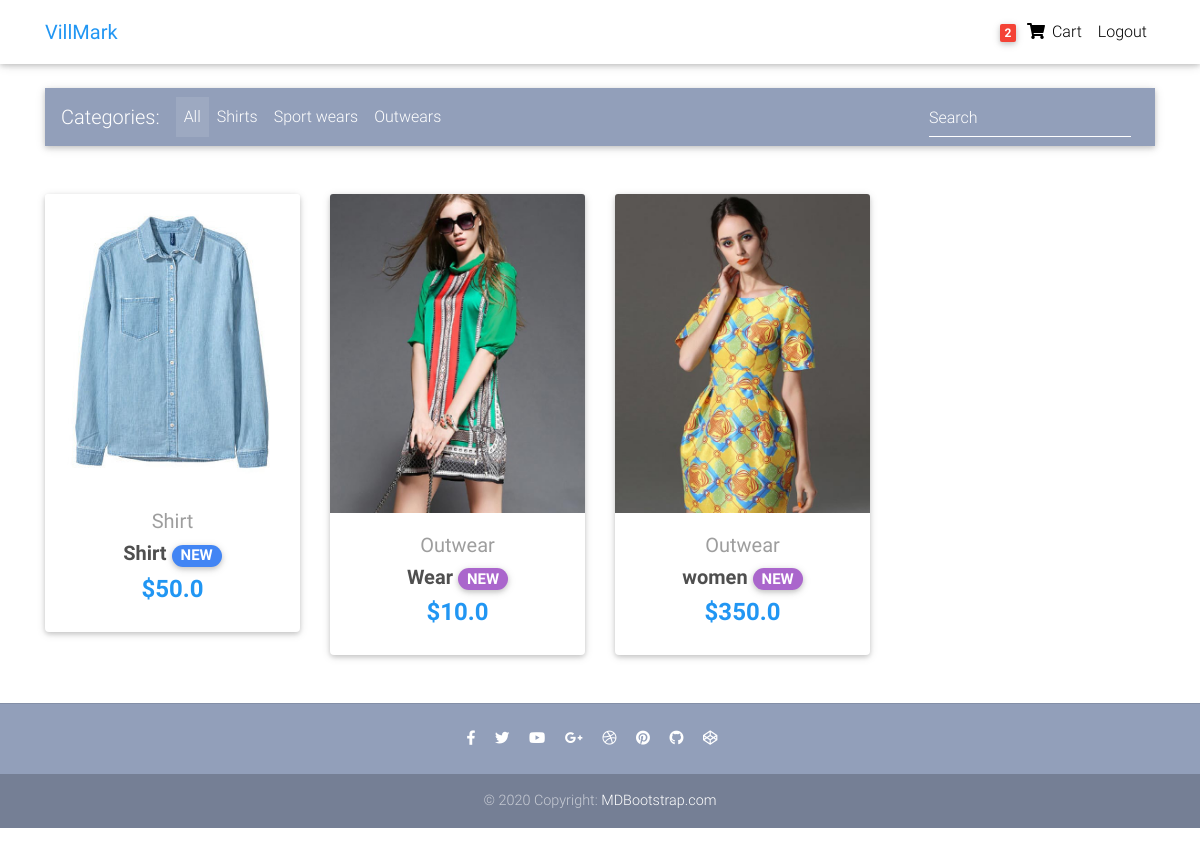
The app's page / (signed in) with its own data.
### hub/models.py (models this page shows, shortened)
class Order(models.Model):
    user = models.ForeignKey(settings.AUTH_USER_MODEL,
                             on_delete=models.CASCADE)
    ref_code = models.CharField(max_length=30)
    items = models.ManyToManyField(OrderItem)
    start_date = models.DateTimeField(auto_now_add=True)
    ordered_date = models.DateTimeField()
    ordered = models.BooleanField(default=False)
    billing_address = models.ForeignKey('Address', related_name='billing_address',
                                        on_delete=models.SET_NULL,
                                        blank=True, null=True
                                        )
    shipping_address = models.ForeignKey('Address', related_name='shipping_address',
                                         on_delete=models.SET_NULL,
                                         blank=True, null=True
                                         )
    payment = models.ForeignKey('Payment',
                                on_delete=models.SET_NULL,
                                blank=True, null=True
                                )
    coupon = models.ForeignKey('Coupon',
                               on_delete=models.SET_NULL,
                               blank=True, null=True
                               )
    being_delivered = models.BooleanField(default=False)
    refund_requested = models.BooleanField(default=False)
    received = models.BooleanField(default=False)
    refund_granted = models.BooleanField(default=False)

class Item(models.Model):
    title = models.CharField(max_length=100)
    price = models.FloatField()
    discount_price = models.FloatField(blank=True, null=True)
    category = models.CharField(choices=CATEGORY_CHOICES, max_length=2)
    label = models.CharField(choices=LABEL_CHOICES, max_length=1)
    slug = models.SlugField()
    description = models.TextField()
    image = models.ImageField()
    def get_absolute_url(self):
        return reverse('hub:product', kwargs={
            'slug': self.slug
        })

### hub/views.py (the view)
# urls.py: path('', HomeView.as_view(), name='home'),
class HomeView(ListView):
    model = Item
    paginate_by = 10
    template_name = 'home.html'

### hub/templatetags/cart_template_tags.py (called while the page is built)
@register.filter
def cart_item_count(user):
    if user.is_authenticated:
        qs = Order.objects.filter(user=user)
        if qs.exists():
            return qs[0].items.count()
    return 0

### templates/home.html (shortened to what this page needs)
{% extends 'base.html' %}
{% block content %}
  <main>
    <div class="container">
      <nav class="navbar navbar-expand-lg navbar-dark mdb-color lighten-3 mt-3 mb-5">
        <span class="navbar-brand">Categories:</span>
        <div class="collapse navbar-collapse" id="basicExampleNav">
          <ul class="navbar-nav mr-auto">
            <li class="nav-item active">
              <a class="nav-link" href="#">All
              </a>
            </li>
            <li class="nav-item">
              <a class="nav-link" href="#">Shirts</a>
            </li>
            <li class="nav-item">
              <a class="nav-link" href="#">Sport wears</a>
            </li>
            <li class="nav-item">
              <a class="nav-link" href="#">Outwears</a>
            </li>
          </ul>
          <form class="form-inline">
            <div class="md-form my-0">
              <input class="form-control mr-sm-2" type="text" placeholder="Search" aria-label="Search">
            </div>
          </form>
        </div>
      </nav>
      <section class="text-center mb-4">
        <div class="row wow fadeIn">
          {% for item in object_list %}
          <div class="col-lg-3 col-md-6 mb-4">
            <div class="card">
              <div class="view overlay">
                  <img src="{{ item.image.url }}" class="card-img-top">
              </div>
              <div class="card-body text-center">
                <a href="" class="grey-text">
                  <h5>{{ item.get_category_display }}</h5>
                </a>
                <h5>
                  <strong>
                    <a href="{{ item.get_absolute_url }}" class="dark-grey-text">{{ item.title }}
                      <span class="badge badge-pill {{ item.get_label_display }}-color">NEW</span>
                    </a>
                  </strong>
                </h5>
                <h4 class="font-weight-bold blue-text">
                  <strong>
                      {% if item.discount_price %}
                      ${{ item.discount_price }}
                      {% else %}
                      ${{ item.price }}
                      {% endif %}
                  </strong>
                </h4>
              </div>
            </div>
          </div>
        {% endfor %}
        </div>
      </section>
    </div>
  </main>
{% endblock content %}

### templates/navbar.html (shortened to what this page needs)
{% load cart_template_tags %}
  <nav class="navbar fixed-top navbar-expand-lg navbar-light white scrolling-navbar">
    <div class="container">
        <a class="navbar-brand waves-effect" href="/">
            <strong class="blue-text">
                VillMark
            </strong>
        </a>
      <div class="collapse navbar-collapse" id="navbarSupportedContent">
        <ul class="navbar-nav nav-flex-icons">
           {% if request.user.is_authenticated %}
          <li class="nav-item">
            <a href="{% url 'hub:order-summary' %}" class="nav-link waves-effect">
              <span class="badge red z-depth-1 mr-1"> {{ request.user|cart_item_count }} </span>
              <i class="fas fa-shopping-cart"></i>
              <span class="clearfix d-none d-sm-inline-block"> Cart </span>
            </a>
          </li>
          <li class="nav-item">
            <a class="nav-link waves-effect" href="{% url 'account_logout' %}">
              <span class="clearfix d-none d-sm-inline-block"> Logout </span>
            </a>
          </li>
          {% endif %}
        </ul>
      </div>
    </div>
  </nav>

### records on screen
Item: image (picture), category "Shirt", title "Shirt", discount_price "50.0"
Item: image (picture), category "Outwear", title "Wear", discount_price "10.0"
Item: image (picture), category "Outwear", title "women", price "350.0"

### other values on screen
{{ request.user|cart_item_count }} "2"
